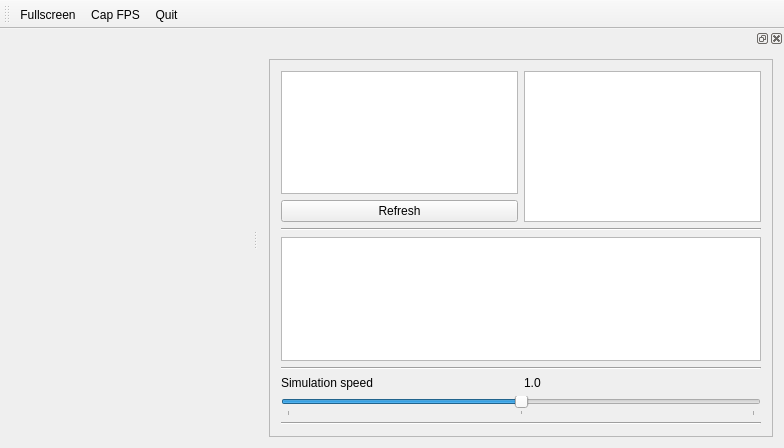
<?xml version="1.0" encoding="UTF-8"?>
<ui version="4.0">
 <class>MainWindowClass</class>
 <widget class="QMainWindow" name="MainWindowClass">
  <property name="geometry">
   <rect>
    <x>0</x>
    <y>0</y>
    <width>784</width>
    <height>448</height>
   </rect>
  </property>
  <property name="windowTitle">
   <string>MainWindow</string>
  </property>
  <widget class="QWidget" name="centralWidget"/>
  <widget class="QToolBar" name="mainToolBar">
   <attribute name="toolBarArea">
    <enum>TopToolBarArea</enum>
   </attribute>
   <attribute name="toolBarBreak">
    <bool>false</bool>
   </attribute>
   <addaction name="actionFullscreen"/>
   <addaction name="actionCap_FPS"/>
   <addaction name="actionQuit"/>
  </widget>
  <widget class="QDockWidget" name="dockWidget">
   <property name="features">
    <set>QDockWidget::AllDockWidgetFeatures</set>
   </property>
   <property name="allowedAreas">
    <set>Qt::LeftDockWidgetArea|Qt::RightDockWidgetArea</set>
   </property>
   <attribute name="dockWidgetArea">
    <number>2</number>
   </attribute>
   <widget class="QWidget" name="dockWidgetContents_2">
    <layout class="QVBoxLayout" name="verticalLayout">
     <item>
      <widget class="QScrollArea" name="scrollArea">
       <property name="widgetResizable">
        <bool>true</bool>
       </property>
       <widget class="QWidget" name="scrollAreaWidgetContents">
        <property name="geometry">
         <rect>
          <x>0</x>
          <y>0</y>
          <width>466</width>
          <height>383</height>
         </rect>
        </property>
        <layout class="QVBoxLayout" name="verticalLayout_2">
         <item>
          <layout class="QHBoxLayout" name="horizontalLayout_2">
           <item>
            <layout class="QVBoxLayout" name="verticalLayout_3">
             <item>
              <widget class="QTreeView" name="treeView_entityBrowser">
               <property name="styleSheet">
                <string notr="true">QTreeView
{
	alternate-background-color: #DDD;
}</string>
               </property>
               <property name="alternatingRowColors">
                <bool>true</bool>
               </property>
              </widget>
             </item>
             <item>
              <widget class="QPushButton" name="pushButton_editorRefresh">
               <property name="text">
                <string>Refresh</string>
               </property>
              </widget>
             </item>
            </layout>
           </item>
           <item>
            <layout class="QVBoxLayout" name="verticalLayout_5">
             <item>
              <widget class="QTreeView" name="treeView_entityInspector">
               <property name="styleSheet">
                <string notr="true">QTreeView
{
	alternate-background-color: #DDD;
}</string>
               </property>
               <property name="alternatingRowColors">
                <bool>true</bool>
               </property>
              </widget>
             </item>
            </layout>
           </item>
          </layout>
         </item>
         <item>
          <widget class="Line" name="line">
           <property name="orientation">
            <enum>Qt::Horizontal</enum>
           </property>
          </widget>
         </item>
         <item>
          <widget class="QTreeView" name="treeView_attributeInspector">
           <property name="styleSheet">
            <string notr="true">QTreeView
{
	alternate-background-color: #DDD;
}</string>
           </property>
           <property name="alternatingRowColors">
            <bool>true</bool>
           </property>
          </widget>
         </item>
         <item>
          <widget class="Line" name="line_2">
           <property name="orientation">
            <enum>Qt::Horizontal</enum>
           </property>
          </widget>
         </item>
         <item>
          <layout class="QHBoxLayout" name="horizontalLayout">
           <item>
            <widget class="QLabel" name="label_4">
             <property name="text">
              <string>Simulation speed</string>
             </property>
            </widget>
           </item>
           <item>
            <widget class="QLabel" name="label_simulationSpeed">
             <property name="text">
              <string>1.0</string>
             </property>
            </widget>
           </item>
          </layout>
         </item>
         <item>
          <widget class="QSlider" name="horizontalSlider_simulationSpeed">
           <property name="maximum">
            <number>200</number>
           </property>
           <property name="value">
            <number>100</number>
           </property>
           <property name="orientation">
            <enum>Qt::Horizontal</enum>
           </property>
           <property name="tickPosition">
            <enum>QSlider::TicksBelow</enum>
           </property>
           <property name="tickInterval">
            <number>100</number>
           </property>
          </widget>
         </item>
         <item>
          <widget class="Line" name="line_3">
           <property name="orientation">
            <enum>Qt::Horizontal</enum>
           </property>
          </widget>
         </item>
         <item>
          <spacer name="verticalSpacer">
           <property name="orientation">
            <enum>Qt::Vertical</enum>
           </property>
           <property name="sizeHint" stdset="0">
            <size>
             <width>20</width>
             <height>40</height>
            </size>
           </property>
          </spacer>
         </item>
        </layout>
       </widget>
      </widget>
     </item>
    </layout>
   </widget>
  </widget>
  <action name="actionFullscreen">
   <property name="checkable">
    <bool>false</bool>
   </property>
   <property name="text">
    <string>Fullscreen</string>
   </property>
  </action>
  <action name="actionQuit">
   <property name="text">
    <string>Quit</string>
   </property>
  </action>
  <action name="actionCap_FPS">
   <property name="checkable">
    <bool>true</bool>
   </property>
   <property name="text">
    <string>Cap FPS</string>
   </property>
  </action>
 </widget>
 <layoutdefault spacing="6" margin="11"/>
 <resources>
  <include location="xkill.qrc"/>
 </resources>
 <connections/>
</ui>
